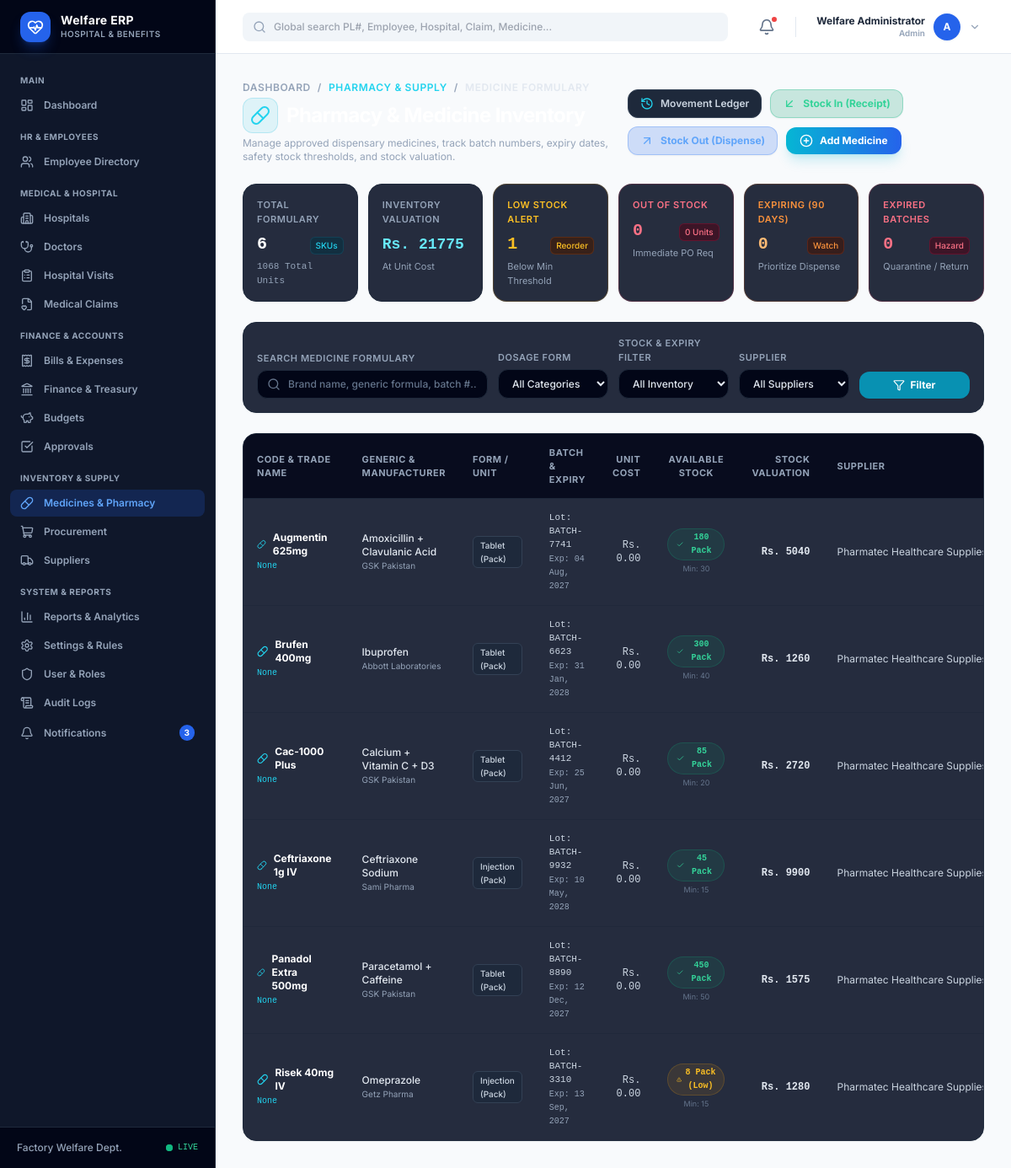
/medicines/ (signed in), run on an earlier commit of the app's database.
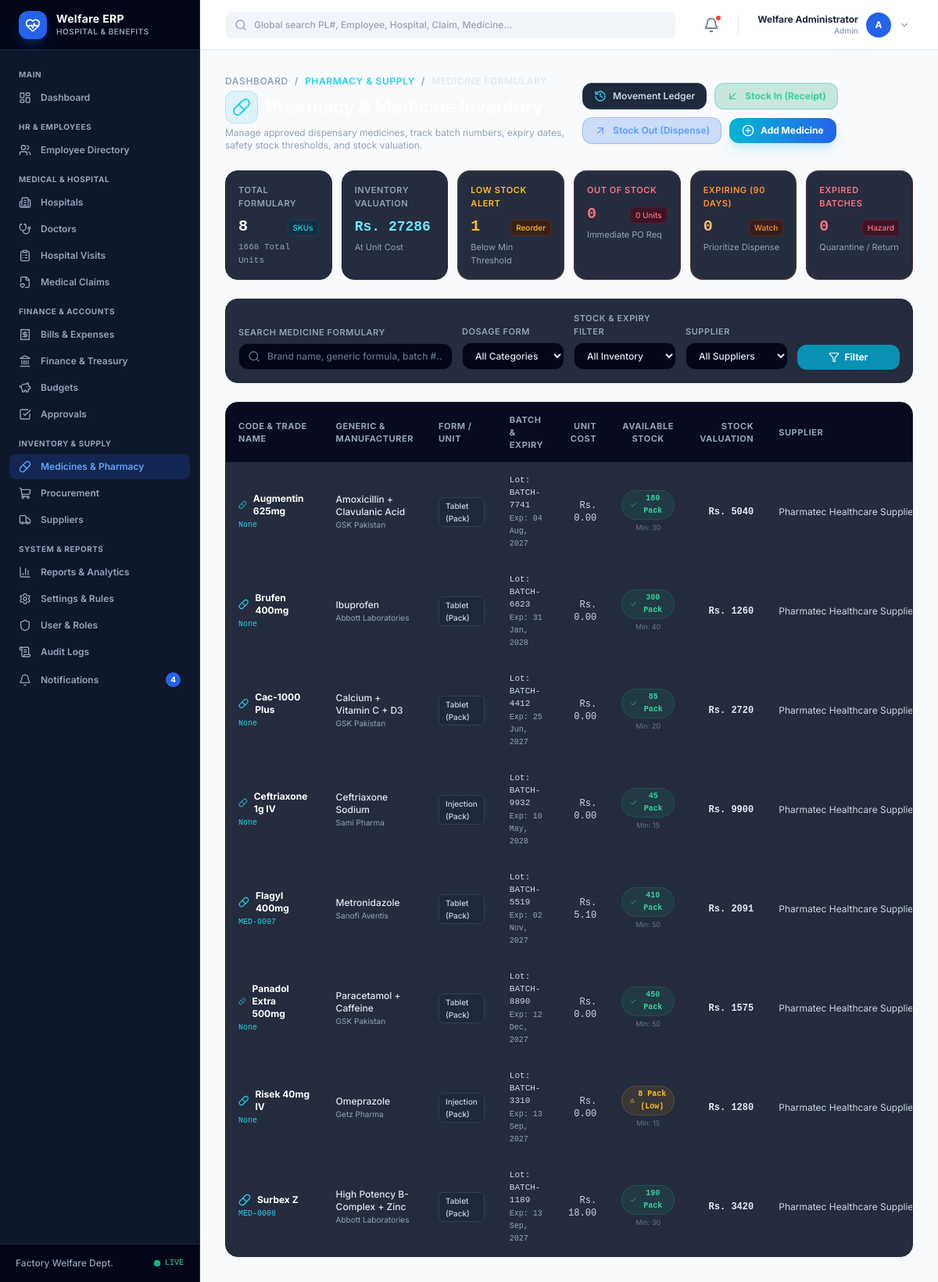
And on a later commit of the database.
### welfare_app/models.py (models this page shows, shortened)
class Medicine(models.Model):
    CATEGORY_CHOICES = [
        ('Tablet', 'Tablet'),
        ('Capsule', 'Capsule'),
        ('Syrup', 'Syrup / Suspension'),
        ('Injection', 'Injection / IV Infusion'),
        ('Cream / Ointment', 'Cream / Ointment'),
        ('Eye/Ear Drops', 'Eye/Ear Drops'),
        ('Inhaler', 'Inhaler / Spray'),
        ('Surgical Supply', 'Surgical Supply / Bandage'),
        ('Other', 'Other Pharmacy Item'),
    ]
    UNIT_CHOICES = [
        ('Pack', 'Pack / Box'),
        ('Bottle', 'Bottle'),
        ('Strip', 'Strip'),
        ('Tablet', 'Tablet'),
        ('Vial', 'Vial / Ampoule'),
        ('Tube', 'Tube'),
        ('Piece', 'Piece'),
    ]
    medicine_id = models.CharField(max_length=50, blank=True, null=True, unique=True)
    name = models.CharField(max_length=200)
    generic_name = models.CharField(max_length=200, blank=True, null=True)
    category = models.CharField(max_length=50, choices=CATEGORY_CHOICES, default='Tablet')
    manufacturer = models.CharField(max_length=200, blank=True, null=True)
    batch_number = models.CharField(max_length=100, blank=True, null=True)
    expiry_date = models.DateField(blank=True, null=True)
    unit = models.CharField(max_length=50, choices=UNIT_CHOICES, default='Pack')
    unit_cost = models.DecimalField(max_digits=10, decimal_places=2, default=0.00, verbose_name="Unit Cost (Rs.)")
    purchase_price = models.DecimalField(max_digits=10, decimal_places=2, default=0.00)
    selling_price = models.DecimalField(max_digits=10, decimal_places=2, default=0.00)
    quantity = models.IntegerField(default=0)
    min_stock_level = models.IntegerField(default=10)
    supplier = models.ForeignKey(Supplier, on_delete=models.SET_NULL, null=True, blank=True)
    is_active = models.BooleanField(default=True)
    created_at = models.DateTimeField(auto_now_add=True)
    updated_at = models.DateTimeField(auto_now=True)
    class Meta:
        ordering = ['name']
    @property
    def stock_value(self):
        cost = self.unit_cost if self.unit_cost > 0 else self.purchase_price
        return float(self.quantity) * float(cost)
    @property
    def is_low_stock(self):
        return self.quantity <= self.min_stock_level
    @property
    def is_expired(self):
        if self.expiry_date:
            return self.expiry_date < timezone.now().date()
        return False
    @property
    def is_expiring_soon(self):
        if self.expiry_date:
            today = timezone.now().date()
            return today <= self.expiry_date <= today + datetime.timedelta(days=90)
        return False

class Supplier(models.Model):
    STATUS_CHOICES = [
        ('Active', 'Active'),
        ('Inactive', 'Inactive'),
    ]
    supplier_id = models.CharField(max_length=50, blank=True, null=True, unique=True)
    name = models.CharField(max_length=200)
    contact_person = models.CharField(max_length=150, blank=True, null=True)
    contact_number = models.CharField(max_length=50, blank=True, null=True)
    email = models.EmailField(blank=True, null=True)
    address = models.TextField(blank=True, null=True)
    city = models.CharField(max_length=100, blank=True, null=True)
    category = models.CharField(max_length=100, blank=True, null=True)
    ntn_registration = models.CharField(max_length=100, blank=True, null=True, verbose_name="NTN / STRN #")
    payment_terms = models.CharField(max_length=100, blank=True, null=True, default="Net 30 Days")
    status = models.CharField(max_length=50, choices=STATUS_CHOICES, default='Active')
    notes = models.TextField(blank=True, null=True)
    created_at = models.DateTimeField(auto_now_add=True)
    class Meta:
        ordering = ['name']

### welfare_app/views/inventory.py (the view, shortened to what this page needs)
# urls.py: path('medicines/', views.medicine_list, name='medicine_list'),
@login_required
def medicine_list(request):
    today = timezone.now().date()
    exp_threshold = today + datetime.timedelta(days=90)
    medicines = Medicine.objects.select_related('supplier').all()
    q = request.GET.get('q', '').strip()
    category = request.GET.get('category', '').strip()
    stock_status = request.GET.get('stock', '').strip()
    supplier_id = request.GET.get('supplier', '').strip()
    if category:
        medicines = medicines.filter(category=category)
    if supplier_id:
        medicines = medicines.filter(supplier_id=supplier_id)
    if stock_status == 'low':
        medicines = medicines.filter(quantity__lte=F('min_stock_level'))
    elif stock_status == 'out_of_stock':
        medicines = medicines.filter(quantity__lte=0)
    elif stock_status == 'expired':
        medicines = medicines.filter(expiry_date__lt=today)
    elif stock_status == 'expiring':
        medicines = medicines.filter(expiry_date__gte=today, expiry_date__lte=exp_threshold)
    elif stock_status == 'in_stock':
        medicines = medicines.filter(quantity__gt=F('min_stock_level'))
    all_meds = Medicine.objects.all()
    total_count = all_meds.count()
    total_units = all_meds.aggregate(total=Sum('quantity'))['total'] or 0
    total_stock_value = sum(m.stock_value for m in all_meds)
    low_stock_count = all_meds.filter(quantity__lte=F('min_stock_level'), is_active=True).count()
    out_of_stock_count = all_meds.filter(quantity__lte=0, is_active=True).count()
    expiring_count = all_meds.filter(expiry_date__gte=today, expiry_date__lte=exp_threshold, is_active=True).count()
    expired_count = all_meds.filter(expiry_date__lt=today, is_active=True).count()
    stats = {
        'total_count': total_count,
        'total_units': total_units,
        'total_stock_value': total_stock_value,
        'low_stock_count': low_stock_count,
        'out_of_stock_count': out_of_stock_count,
        'expiring_count': expiring_count,
        'expired_count': expired_count,
    }
    suppliers = Supplier.objects.filter(status='Active').order_by('name')
    categories = Medicine.CATEGORY_CHOICES
    paginator = Paginator(medicines.order_by('name'), 20)
    page_obj = paginator.get_page(request.GET.get('page'))
    return render(request, 'welfare_app/inventory/medicines.html', {
        'page_obj': page_obj,
        'q': q,
        'category': category,
        'stock_status': stock_status,
        'supplier_id': supplier_id,
        'stats': stats,
        'suppliers': suppliers,
        'categories': categories,
        'active_nav': 'medicines',
    })

### welfare_app/templates/welfare_app/inventory/medicines.html (shortened to what the changed rows need)
{% extends "welfare_app/base.html" %}
{% load static %}
{% block content %}
<div class="space-y-6" x-data="{
    deleteModalOpen: false,
    activeMedId: null,
    activeMedName: '',
    openDelete(id, name) { this.activeMedId = id; this.activeMedName = name; this.deleteModalOpen = true; }
}">
    <div class="flex flex-col md:flex-row md:items-center md:justify-between gap-4">
        <div>
            <h1 class="text-2xl font-bold text-white tracking-tight flex items-center gap-2.5">
                <div class="p-2 rounded-xl bg-cyan-500/10 border border-cyan-500/20 text-cyan-400">
                    <i data-lucide="pill" class="w-6 h-6"></i>
                </div>
            </h1>
        </div>
    </div>
    <div class="grid grid-cols-2 sm:grid-cols-3 lg:grid-cols-6 gap-3">
        <div class="bg-slate-900/90 border border-slate-800 rounded-2xl p-4 shadow-sm">
            <div class="text-[11px] font-semibold text-slate-400 uppercase tracking-wider">Total Formulary</div>
            <div class="mt-2 flex items-baseline justify-between">
                <div class="text-xl font-bold text-white font-mono">{{ stats.total_count }}</div>
                <span class="text-[10px] text-cyan-400 font-medium bg-cyan-950/60 border border-cyan-800/40 px-1.5 py-0.5 rounded-md">SKUs</span>
            </div>
            <div class="text-[11px] text-slate-400 font-mono mt-1">{{ stats.total_units }} Total Units</div>
        </div>
        <div class="bg-slate-900/90 border border-slate-800 rounded-2xl p-4 shadow-sm">
            <div class="mt-2 flex items-baseline justify-between">
                <div class="text-lg font-bold text-cyan-300 font-mono">Rs. {{ stats.total_stock_value|floatformat:0 }}</div>
            </div>
        </div>
    </div>
    <div class="bg-slate-900/90 border border-slate-800 rounded-2xl overflow-hidden shadow-sm">
        <div class="overflow-x-auto">
            <table class="w-full text-left text-xs text-slate-300">
                <thead class="bg-slate-950/80 text-[11px] font-bold text-slate-400 uppercase tracking-wider border-b border-slate-800">
                    <tr>
                        <th class="px-4 py-3.5">Code & Trade Name</th>
                        <th class="px-4 py-3.5">Generic & Manufacturer</th>
                        <th class="px-4 py-3.5">Form / Unit</th>
                        <th class="px-4 py-3.5">Batch & Expiry</th>
                        <th class="px-4 py-3.5 text-right">Unit Cost</th>
                        <th class="px-4 py-3.5 text-center">Available Stock</th>
                        <th class="px-4 py-3.5 text-right">Stock Valuation</th>
                        <th class="px-4 py-3.5">Supplier</th>
                    </tr>
                </thead>
                <tbody class="divide-y divide-slate-800/60">
                    {% for med in page_obj %}
                    <tr class="hover:bg-slate-800/40 transition">
                        <td class="px-4 py-3.5">
                            <div class="font-bold text-white flex items-center gap-2">
                                <i data-lucide="pill" class="w-4 h-4 text-cyan-400"></i>
                                {{ med.name }}
                            </div>
                            <div class="text-[10px] text-cyan-400 font-mono mt-0.5">{{ med.medicine_id }}</div>
                        </td>
                        <td class="px-4 py-3.5">
                            <div class="text-slate-200 font-medium">{{ med.generic_name|default:'-' }}</div>
                            <div class="text-[10px] text-slate-400">{{ med.manufacturer|default:'General Pharma' }}</div>
                        </td>
                        <td class="px-4 py-3.5">
                            <span class="inline-flex items-center px-2 py-0.5 rounded-md text-[10px] font-medium bg-slate-800 text-slate-300 border border-slate-700">
                                {{ med.category }} ({{ med.unit }})
                            </span>
                        </td>
                        <td class="px-4 py-3.5">
                            {% if med.batch_number %}
                            <div class="font-mono text-[11px] text-slate-300">Lot: {{ med.batch_number }}</div>
                            {% endif %}
                            {% if med.expiry_date %}
                            <div class="text-[10px] font-mono mt-0.5 flex items-center gap-1">
                                {% if med.is_expired %}
                                <span class="text-rose-400 font-bold bg-rose-950/60 border border-rose-800/40 px-1 rounded flex items-center gap-0.5">
                                    <i data-lucide="alert-octagon" class="w-3 h-3"></i> Exp: {{ med.expiry_date|date:"d M, Y" }}
                                </span>
                                {% elif med.is_expiring_soon %}
                                <span class="text-amber-400 font-semibold bg-amber-950/60 border border-amber-800/40 px-1 rounded flex items-center gap-0.5">
                                    <i data-lucide="clock" class="w-3 h-3"></i> Exp: {{ med.expiry_date|date:"d M, Y" }}
                                </span>
                                {% else %}
                                <span class="text-slate-400">Exp: {{ med.expiry_date|date:"d M, Y" }}</span>
                                {% endif %}
                            </div>
                            {% else %}
                            <span class="text-slate-600">-</span>
                            {% endif %}
                        </td>
                        <td class="px-4 py-3.5 text-right font-mono text-slate-300">
                            Rs. {{ med.unit_cost|floatformat:2 }}
                        </td>
                        <td class="px-4 py-3.5 text-center">
                            {% if med.quantity <= 0 %}
                            <span class="inline-flex items-center gap-1 px-2.5 py-0.5 rounded-full text-[10px] font-bold bg-rose-500/10 text-rose-400 border border-rose-500/20 font-mono">
                                <i data-lucide="alert-circle" class="w-3 h-3"></i> 0 (Out)
                            </span>
                            {% elif med.is_low_stock %}
                            <span class="inline-flex items-center gap-1 px-2.5 py-0.5 rounded-full text-[10px] font-bold bg-amber-500/10 text-amber-400 border border-amber-500/20 font-mono">
                                <i data-lucide="alert-triangle" class="w-3 h-3"></i> {{ med.quantity }} {{ med.unit }} (Low)
                            </span>
                            {% else %}
                            <span class="inline-flex items-center gap-1 px-2.5 py-0.5 rounded-full text-[10px] font-bold bg-emerald-500/10 text-emerald-400 border border-emerald-500/20 font-mono">
                                <i data-lucide="check" class="w-3 h-3"></i> {{ med.quantity }} {{ med.unit }}
                            </span>
                            {% endif %}
                            <div class="text-[9px] text-slate-500 mt-0.5">Min: {{ med.min_stock_level }}</div>
                        </td>
                        <td class="px-4 py-3.5 text-right font-mono font-bold text-slate-200">
                            Rs. {{ med.stock_value|floatformat:0 }}
                        </td>
                        <td class="px-4 py-3.5">
                            {% if med.supplier %}
                            <div class="text-slate-300 truncate max-w-xs">{{ med.supplier.name }}</div>
                            {% else %}
                            <span class="text-slate-600">-</span>
                            {% endif %}
                        </td>
                    </tr>
                    {% endfor %}
                </tbody>
            </table>
        </div>
    </div>
</div>
{% endblock %}

### welfare_app/templates/welfare_app/base.html (shortened to what the changed rows need)
{% load welfare_tags %}
<!DOCTYPE html>
<html lang="en">
<head>
    <script src="https://cdn.tailwindcss.com"></script>
</head>
<body class="bg-slate-50 text-slate-800 antialiased font-sans flex h-screen overflow-hidden" x-data="{ sidebarOpen: false }">
    <aside :class="sidebarOpen ? 'translate-x-0' : '-translate-x-full'"
           class="fixed md:static inset-y-0 left-0 z-50 w-64 bg-slate-900 text-slate-300 flex flex-col justify-between transition-transform duration-300 md:translate-x-0 border-r border-slate-800 flex-shrink-0 h-full">
        <div class="flex flex-col h-full overflow-hidden">
            <a href="{% url 'dashboard' %}" class="flex items-center gap-3 px-6 h-16 bg-slate-950 border-b border-slate-800 hover:bg-slate-900/50 transition">
                <div>
                    <h1 class="font-bold text-white text-sm leading-tight tracking-wide">Welfare ERP</h1>
                </div>
            </a>
            <nav class="flex-1 overflow-y-auto py-3 px-3 space-y-0.5 custom-scrollbar">
                <a href="{% url 'notification_list' %}" class="flex items-center gap-3 px-3 py-2 rounded-lg transition-colors {% is_active_nav 'notifications' %}">
                    <i data-lucide="bell" class="w-4 h-4"></i>
                    <span class="text-xs font-semibold">Notifications</span>
                    {% if unread_notifications_count %}
                    <span class="ml-auto px-1.5 py-0.5 text-[10px] font-bold bg-blue-600 text-white rounded-full">{{ unread_notifications_count }}</span>
                    {% endif %}
                </a>
            </nav>
        </div>
    </aside>
    <div class="flex-1 flex flex-col h-full overflow-hidden min-w-0">
        <main class="flex-1 overflow-y-auto p-4 sm:p-8 bg-slate-50">
            {% block content %}{% endblock %}
        </main>
    </div>
</body>
</html>

What changed in the data, as far as the page shows it:
added Medicine: name "Flagyl 400mg", medicine_id "MED-0007", generic_name "Metronidazole", manufacturer "Sanofi Aventis", category "Tablet", unit "Pack", batch_number "BATCH-5519", expiry_date "02 Nov, 2027", unit_cost "5.10", quantity "410", min_stock_level "50", stock_value "2091", supplier.name "Pharmatec Healthcare…"
added Medicine: name "Surbex Z", medicine_id "MED-0008", generic_name "High Potency B-Complex + Zinc", manufacturer "Abbott Laboratories", category "Tablet", unit "Pack", batch_number "BATCH-1189", expiry_date "13 Sep, 2027", unit_cost "18.00", quantity "190", min_stock_level "30", stock_value "3420", supplier.name "Pharmatec Healthcare…"
Also different on the page:
{{ unread_notifications_count }}: "3" → "4"
{{ stats.total_count }}: "6" → "8"
{{ stats.total_units }}: "1068" → "1668"
{{ stats.total_stock_value|floatformat:0 }}: "21775" → "27286"
